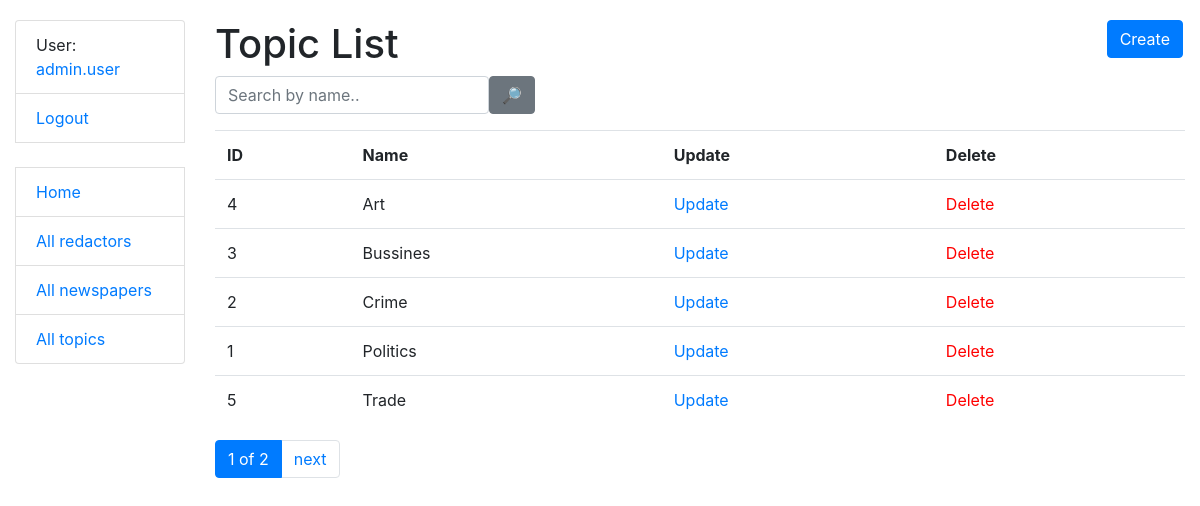
/topics/ (signed in), run on the app's committed database.
### agency/models.py (models this page shows, shortened)
class Redactor(AbstractUser):
    years_of_experience = models.IntegerField(default=0)
    class Meta:
        verbose_name = "redactor"
        verbose_name_plural = "redactors"
    def get_absolute_url(self) -> str:
        return reverse("agency:redactor-detail", kwargs={"pk": self.pk})

class Topic(models.Model):
    name = models.CharField(max_length=255, unique=True)
    class Meta:
        ordering = ["name"]

### agency/views.py (the view)
class TopicListView(LoginRequiredMixin, generic.ListView):
    model = Topic
    context_object_name = "topic_list"
    template_name = "agency/topic_list.html"
    paginate_by = 5
    queryset = Topic.objects.all()
    def get_context_data(self, *, object_list=None, **kwargs) -> None:
        context = super(TopicListView, self).get_context_data(**kwargs)
        name = self.request.GET.get("name", "")
        context["search_form"] = TopicSearchForm(initial={"name": name})
        return context
    def get_queryset(self) -> None:
        form = TopicSearchForm(self.request.GET)
        if form.is_valid():
            return self.queryset.filter(
                name__icontains=form.cleaned_data["name"]
            )
        return self.queryset

### agency/forms.py
class TopicSearchForm(forms.Form):
    name = forms.CharField(
        max_length=255,
        required=False,
        label="",
        widget=forms.TextInput(attrs={"placeholder": "Search by name.."}),
    )

### agency/templatetags/query_transform.py (called while the page is built)
@register.simple_tag
def query_transform(request, **kwargs) -> None:
    updated = request.GET.copy()
    for key, value in kwargs.items():
        if value is not None:
            updated[key] = value
        else:
            updated.pop(key, 0)
    return updated.urlencode()

### templates/agency/topic_list.html
{% extends "base.html" %}
{% block content %}
  <h1>
    Topic List
    <a href="{% url 'agency:topic-create' %}" class="btn btn-primary link-to-page">
      Create
    </a>
  </h1>
  {% block searh_form %}
    {% include "includes/search_form.html"%}
  {% endblock %}
  {% if topic_list %}
    <table class="table">
      <tr>
        <th>ID</th>
        <th>Name</th>
        <th>Update</th>
        <th>Delete</th>
      </tr>
      {% for topic in topic_list %}
        <tr>
          <td>
              {{ topic.id }}
          </td>
          <td>
              {{ topic.name }}
          </td>
          <td>
              <a href="{% url 'agency:topic-update' pk=topic.id %}">
                Update
              </a>
            </td>
            <td>
              <a style="color: red"
                href="{% url 'agency:topic-delete' pk=topic.id %}">
                Delete
              </a>
            </td>
        </tr>
      {% endfor %}
    </table>
  {% else %}
      <p>There are no topics in the agency.</p>
  {% endif %}
{% endblock %}

### templates/includes/sidebar.html
<ul class="sidebar-nav list-group">
  {% if user.is_authenticated %}
    <li class="list-group-item">User: <a href="{{ user.get_absolute_url }}">{{ user.get_username }}</a></li>
    <li class="list-group-item"><a href="{% url 'logout'%}?next={{request.path}}">Logout</a></li>
  {% else %}
    <li class="list-group-item"><a href="{% url 'login'%}?next={{request.path}}">Login</a></li>
  {% endif %}
  <br>
  <li class="list-group-item"><a href="{% url 'agency:index' %}">Home</a></li>
  <li class="list-group-item"><a href="{% url 'agency:redactor-list' %}">All redactors</a></li>
  <li class="list-group-item"><a href="{% url 'agency:newspaper-list' %}">All newspapers</a></li>
  <li class="list-group-item"><a href="{% url 'agency:topic-list' %}">All topics</a></li>
</ul>

### static/css/styles.css (style rules this page uses)
body { margin-top: 20px; }
.link-to-page { float: right; margin: 0 2px 0 2px; }

### data on the page
Redactor: get_username "admin.user"
Topic: id "4", name "Art"
Topic: id "3", name "Bussines"
Topic: id "2", name "Crime"
Topic: id "1", name "Politics"
Topic: id "5", name "Trade"

### other printed values
{{ page_obj.number }} "1"
{{ paginator.num_pages }} "2"
